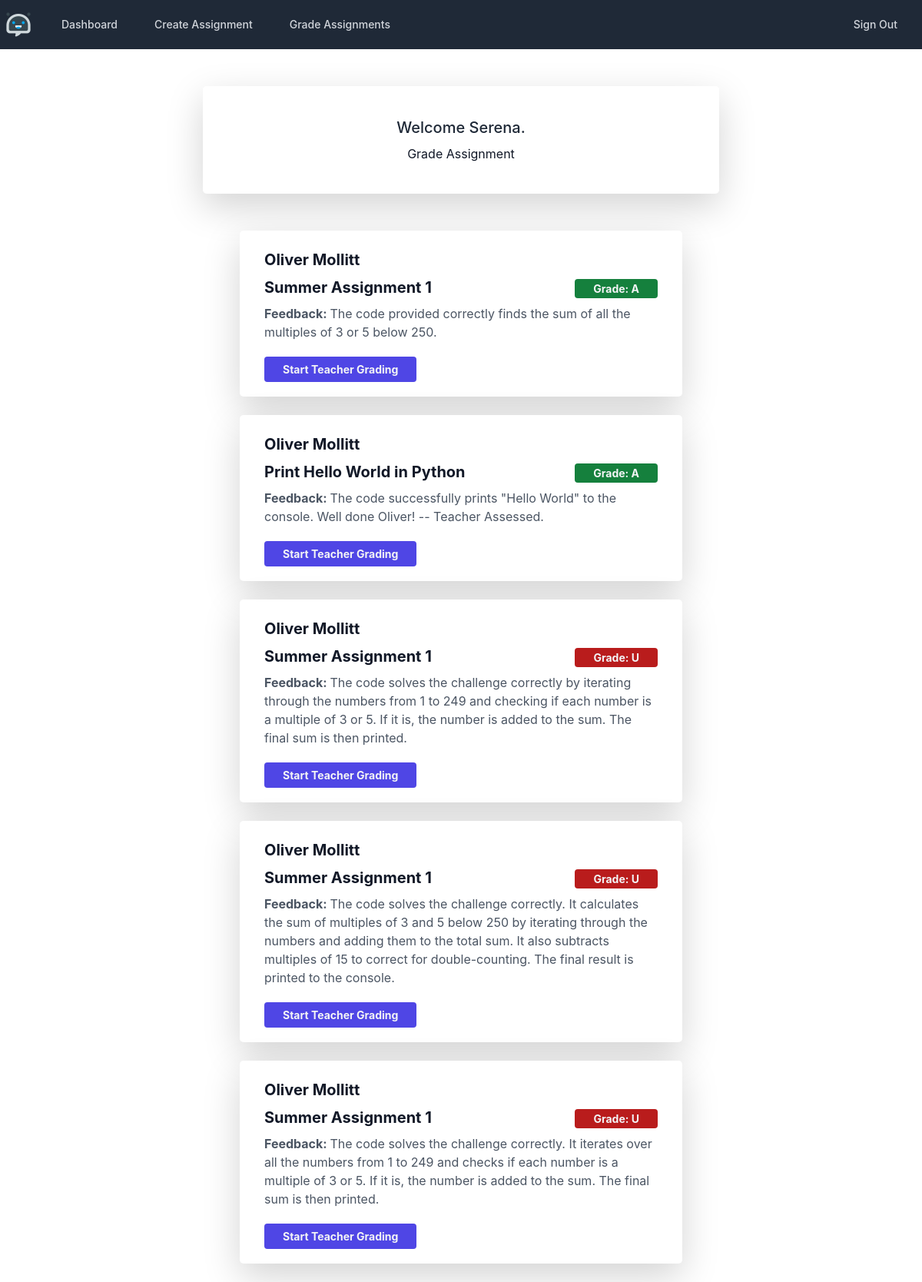
The app's page /grade_assignment (signed in), older data.
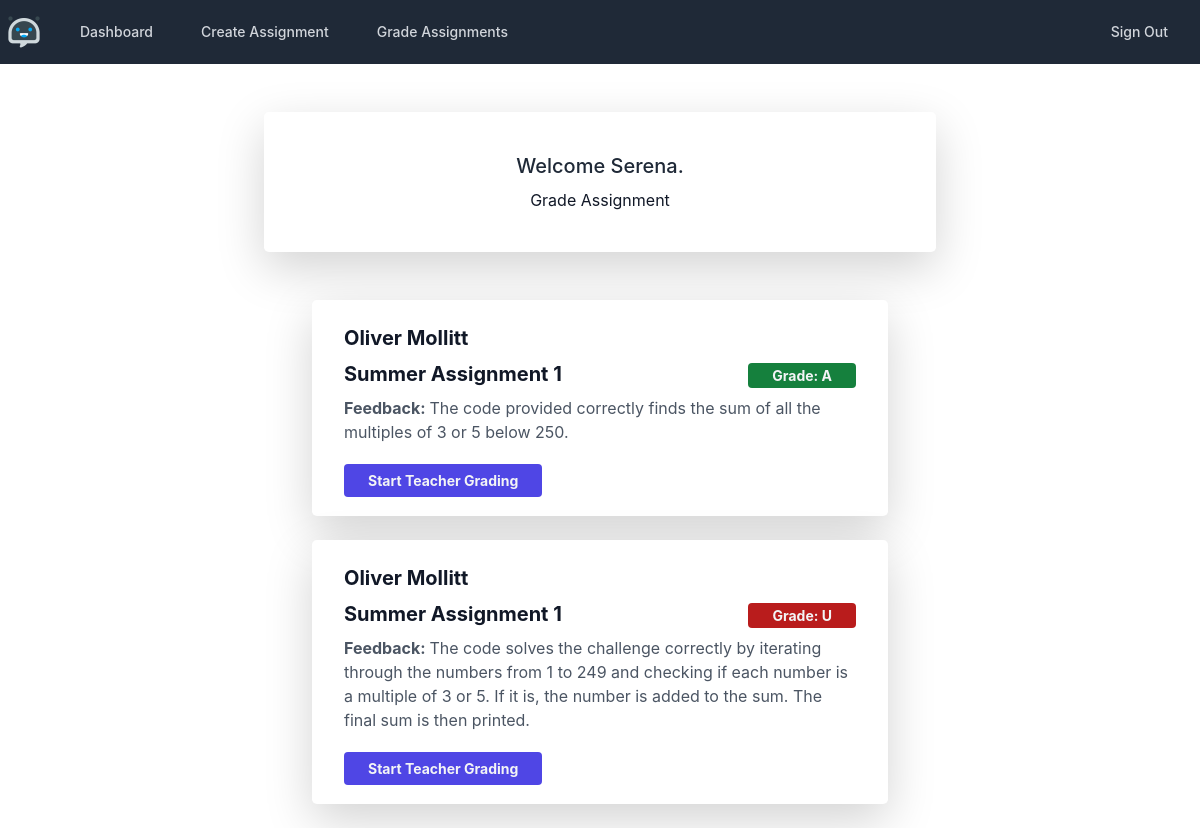
The same page, newer data.
### models.py (models this page shows, shortened)
class User(db.Model, UserMixin):
    __tablename__ = 'users'
    __table_args__ = {'extend_existing': True}
    id = db.Column(db.Integer, primary_key=True)
    email = db.Column(db.String(100), nullable=False, unique=True)
    password = db.Column(db.String(15), nullable=False)
    firstname = db.Column(db.String(40), nullable=False)
    lastname = db.Column(db.String(40), nullable=False)
    role = db.Column(db.String(30), nullable=False, default='student')
    registered_on = db.Column(db.DateTime, nullable=False)
    current_login = db.Column(db.DateTime, nullable=True)
    last_login = db.Column(db.DateTime, nullable=True)
    postkey = db.Column(db.BLOB, nullable=False)

class Assignment(db.Model):
    __tablename__ = 'assignments'
    __table_args__ = {'extend_existing': True}
    assignment_id = db.Column(db.Integer, primary_key=True)
    name = db.Column(db.String(100), nullable=False)
    description = db.Column(db.String(500), nullable=False)
    set_by = db.Column(db.String(50), nullable=False)
    created_on = db.Column(db.DateTime, nullable=False)
    due_date = db.Column(db.String(10), nullable=False)

class Grade(db.Model):
    __tablename__ = 'grades'
    __table_args__ = {'extend_existing': True}
    assignment_id = db.Column(db.Integer, db.ForeignKey(Assignment.assignment_id), nullable=False)
    student_id = db.Column(db.Integer, db.ForeignKey(User.id), nullable=False)
    grade = db.Column(db.String(1), nullable=True, default='N')
    correct = db.Column(db.Boolean, nullable=False, default=False)
    feedback = db.Column(db.String(2000), nullable=False, default='No Feedback Provided. Default.')
    next_steps = db.Column(db.String(2000), nullable=False, default='No Next Steps Provided. Default.')
    code_submission = db.Column(db.String(2000), nullable=False, default='No Code Provided. Default.')
    grade_id = db.Column(db.Integer, primary_key=True)

### grades/views.py (the view)
@grades_blueprint.route('/grade_assignment', methods=['GET', 'POST'])
@login_required
@required_roles('teacher')
def grade_assignment():
    all_grades = Grade.query.all()
    all_assignments = Assignment.query.all()
    all_students = User.query.all()
    if len(all_grades) != 0:
        return render_template('grades/grade_assignment.html',
                               grades=all_grades,
                               assignments=all_assignments,
                               students=all_students,
                               name=current_user.firstname)
    else:
        flash('No grades to review.')
    return render_template('grades/grade_assignment.html',
                           name=current_user.firstname)

### app.py (called while the page is built)
@login_manager.user_loader
def load_user(user_id):
    return User.query.get(int(user_id))

### models.py (called while the page is built)
def required_roles(*roles):
    def wrapper(f):
        @wraps(f)
        def wrapped(*args, **kwargs):
            if current_user.role not in roles:
                return render_template('error/403.html')
            return f(*args, **kwargs)
        return wrapped
    return wrapper

### templates/grades/grade_assignment.html (shortened to what this page needs)
<!DOCTYPE html>
<html lang="en">
<head>
</head>
<body>
{% extends 'base.html' %}
{% block content %}
<div class="w-full max-w-2xl mx-auto mt-5 overflow-hidden bg-white rounded-lg shadow-lg">
    <div class="px-6 py-4">
        <h3 class="mt-3 text-xl font-medium text-center text-gray-800">Welcome {{ name }}.</h3>
        <p class="mt-1 text-center text-gray-900">Grade Assignment</p>
    </div>
</div>
<div class="w-full max-w-xl mx-auto mt-5">
    {% if grades %}
        {% for grade in grades %}
        {% for assignment in assignments %}
        {% for student in students %}
            {% if assignment.assignment_id == grade.assignment_id %}
            {% if student.id == grade.student_id %}
                <div class="max-w-2xl px-8 py-4 my-4 bg-white rounded-lg shadow-lg">
                    <div class="mb-2">
                                <span class="text-xl font-bold text-gray-900" tabindex="0" role="link">
                                    {{ student.firstname }} {{ student.lastname }}
                                </span>
                        </div>
                    <div class="flex items-center justify-between">
                        <span class="text-xl font-bold text-gray-900" tabindex="0" role="link">
                                    {{ assignment.name }}
                                </span>
                        <span class="text-xl font-bold text-gray-700">
                    {% if grade.grade == "U" or grade.grade == "F" or grade.grade == "E" %}
                        <span class="px-4 py-1 text-sm font-bold text-gray-100 bg-red-700 rounded">Grade: {{ grade.grade }}</span>
                    {% elif grade.grade == "C" or grade.grade == "D" %}
                        <span class="px-4 py-1 text-sm font-bold text-gray-100 bg-yellow-600 rounded">Grade: {{ grade.grade }}</span>
                    {% else %}
                        <span class="px-4 py-1 text-sm font-bold text-gray-100 bg-green-700 rounded">Grade: {{ grade.grade }}</span>
                    {% endif %}
                </span>
                    </div>
                    <div class="mt-2">
                        <p class="mt-2 text-gray-600">
                            <b>Feedback: </b>{{ grade.feedback }}
                        </p>
                    </div>
                    <div class="flex items-center justify-between mt-4">
                        <form method="POST">
                            <a href="{{ url_for('grades.start_grade', id=grade.grade_id) }}"
                               class="px-4 py-2 text-sm font-bold text-gray-100 bg-indigo-600 hover:text-gray-100 rounded"
                               tabindex="0" role="button">
                                Start Teacher Grading
                            </a>
                        </form>
                    </div>
                </div>
            {% endif %}
    {% endif %}
            {% endfor %}
    {% endfor %}
    {% endfor %}
    {% endif %}
</div>
{% endblock %}

Row changes from the older to the newer data that the page shows:
removed Grade: grade "A", feedback "The code successfully prints \"Hello World\" to the console. Well done Oliver! -- Teacher Assessed.", User (firstname "Oliver", lastname "Mollitt")
no longer on this page (row unchanged): Assignment: name "Print Hello World in Python", User (firstname "Oliver", lastname "Mollitt")
removed Grade: grade "U", feedback "The code solves the challenge correctly. It calculates the sum of multiples of 3 and 5 below 250 by iterating through the numbers and adding them to the total sum. It also subtracts multiples of 15 to correct for double-counting. The final result is printed to the console.", User (firstname "Oliver", lastname "Mollitt", {{ assignment.name }} "Summer Assignment 1")
removed Grade: grade "U", feedback "The code solves the challenge correctly. It iterates over all the numbers from 1 to 249 and checks if each number is a multiple of 3 or 5. If it is, the number is added to the sum. The final sum is then printed.", User (firstname "Oliver", lastname "Mollitt", {{ assignment.name }} "Summer Assignment 1")
